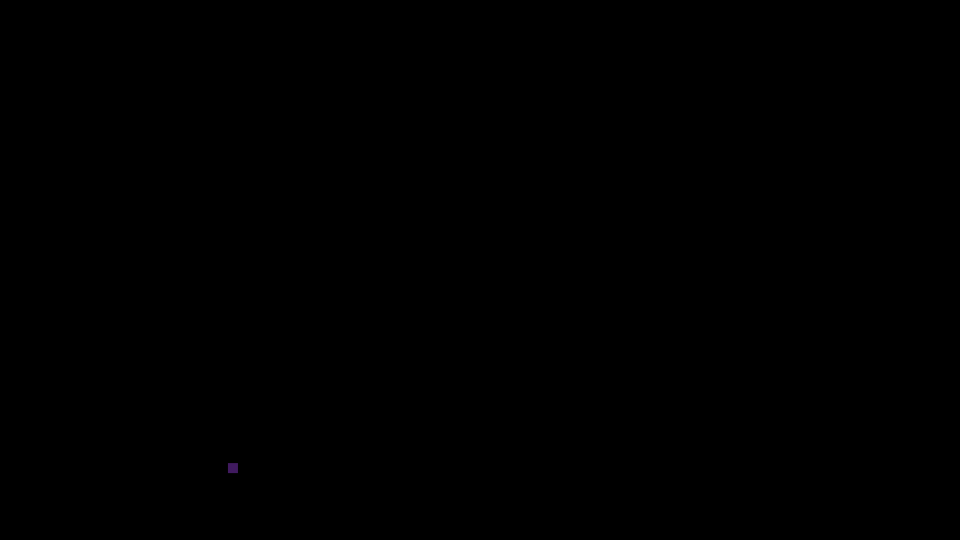
Frame 1 (no input)
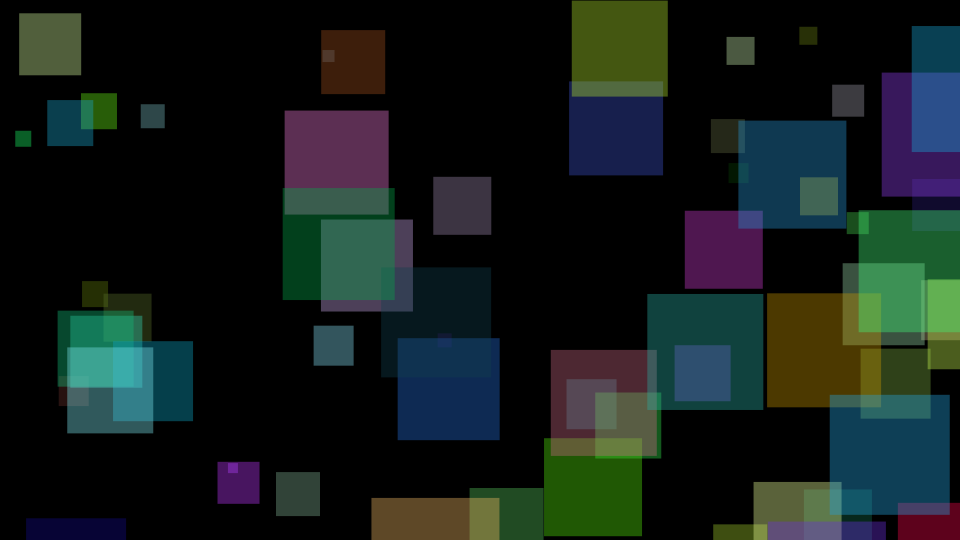
Frame 60 (the mouse pressed at the canvas centre just before this capture)
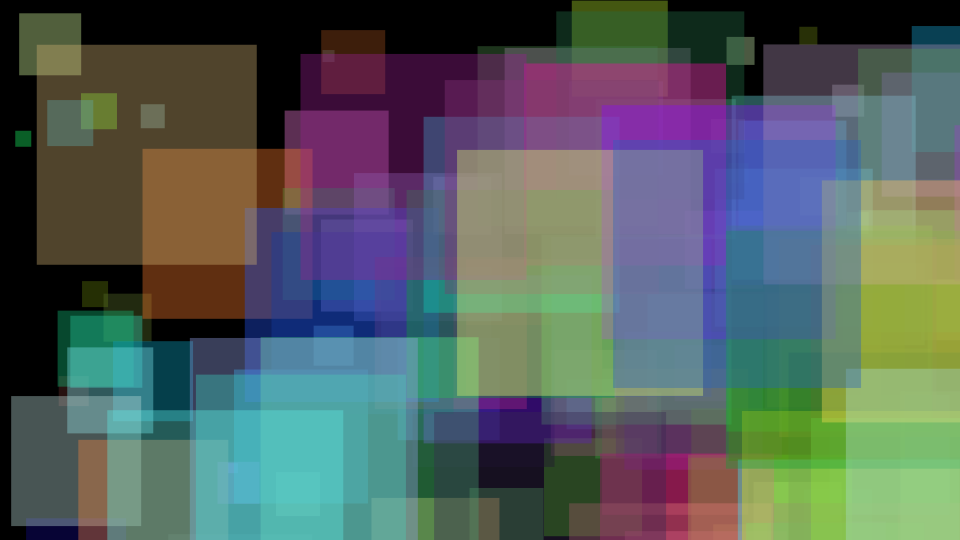
Frame 120 (the mouse held since frame 60 and released just before this capture)

The Processing sketch that drew these frames (run headless with seeded random() and noise(); from frame 60 on, the mouse is pressed at the canvas centre):

// Processing sketch: RandomRectDraw
// ── RandomRectDraw.pde
//global variables
int sizer=10; //declare and initialize

void setup () {
  size(960, 540);
  background (0);
  frameRate(30);
  pixelDensity(2); //doubles the pixels
}

void draw () {
  noStroke();
  fill (random(255), random(255), random(255), 100); //random color
  rect (random(width), random(height), sizer, sizer); //randomly placed rectangle
  println(sizer); //print sizer to console
  sizer=sizer+2; //update the value of sizer


  //condition to reset sizer to smaller value
  if (sizer>400) {
    sizer=10;
  }
}
